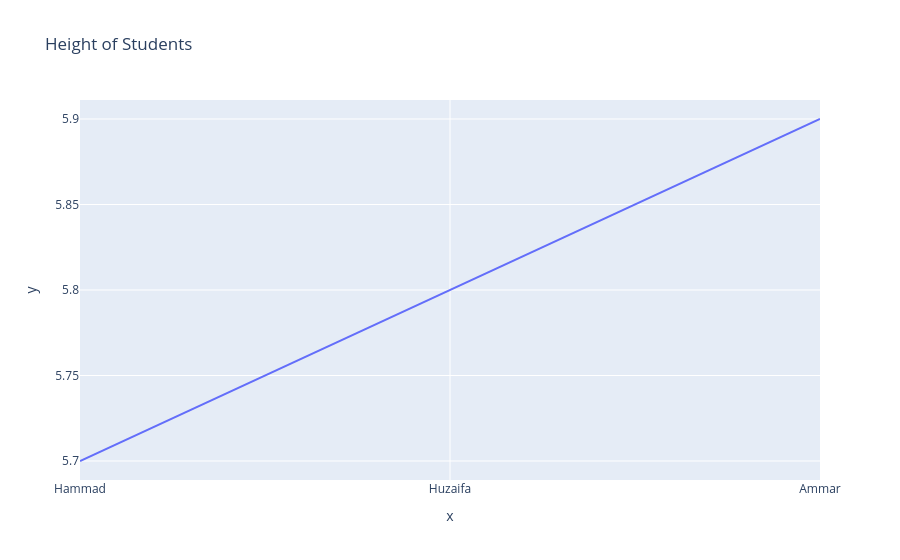

Notebook code cell kept with this figure:
### Code cell
# line chart 
#px.line(x,y,title)
names= ["Hammad","Huzaifa","Ammar"]
heights = [5.7,5.8,5.9]

fig = px.line(x=names,y=heights,title="Height of Students",)
fig.show()

### Figure 1 — Plotly figure (JSON) as saved in the notebook; plotly's stock layout.template omitted (floating-point values rounded to 4 significant figures)
{"data": [{"hovertemplate": "x=%{x}<br>y=%{y}<extra></extra>", "legendgroup": "", "line": {"color": "#636efa", "dash": "solid"}, "marker": {"symbol": "circle"}, "mode": "lines", "name": "", "orientation": "v", "showlegend": false, "type": "scatter", "x": ["Hammad", "Huzaifa", "Ammar"], "xaxis": "x", "y": [5.7, 5.8, 5.9], "yaxis": "y"}], "layout": {"legend": {"tracegroupgap": 0}, "title": {"text": "Height of Students"}, "xaxis": {"anchor": "y", "domain": [0, 1], "title": {"text": "x"}}, "yaxis": {"anchor": "x", "domain": [0, 1], "title": {"text": "y"}}}}
